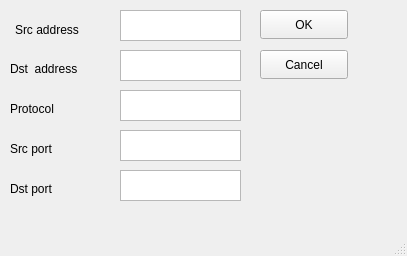
<?xml version="1.0" encoding="UTF-8"?>
<ui version="4.0">
 <class>MainWindow</class>
 <widget class="QMainWindow" name="MainWindow">
  <property name="geometry">
   <rect>
    <x>0</x>
    <y>0</y>
    <width>407</width>
    <height>256</height>
   </rect>
  </property>
  <property name="windowTitle">
   <string>Add Accept Source NAT</string>
  </property>
  <widget class="QWidget" name="centralwidget">
   <widget class="QLabel" name="label_2">
    <property name="geometry">
     <rect>
      <x>10</x>
      <y>60</y>
      <width>101</width>
      <height>17</height>
     </rect>
    </property>
    <property name="text">
     <string>Dst  address</string>
    </property>
   </widget>
   <widget class="QTextEdit" name="dstField">
    <property name="geometry">
     <rect>
      <x>120</x>
      <y>50</y>
      <width>121</width>
      <height>31</height>
     </rect>
    </property>
   </widget>
   <widget class="QLabel" name="label_4">
    <property name="geometry">
     <rect>
      <x>10</x>
      <y>100</y>
      <width>91</width>
      <height>17</height>
     </rect>
    </property>
    <property name="text">
     <string>Protocol</string>
    </property>
   </widget>
   <widget class="QTextEdit" name="srcportField">
    <property name="geometry">
     <rect>
      <x>120</x>
      <y>130</y>
      <width>121</width>
      <height>31</height>
     </rect>
    </property>
   </widget>
   <widget class="QPushButton" name="okButton">
    <property name="geometry">
     <rect>
      <x>260</x>
      <y>10</y>
      <width>88</width>
      <height>29</height>
     </rect>
    </property>
    <property name="text">
     <string>OK</string>
    </property>
   </widget>
   <widget class="QTextEdit" name="dstportField">
    <property name="geometry">
     <rect>
      <x>120</x>
      <y>170</y>
      <width>121</width>
      <height>31</height>
     </rect>
    </property>
   </widget>
   <widget class="QPushButton" name="cancelButton">
    <property name="geometry">
     <rect>
      <x>260</x>
      <y>50</y>
      <width>88</width>
      <height>29</height>
     </rect>
    </property>
    <property name="text">
     <string>Cancel</string>
    </property>
   </widget>
   <widget class="QTextEdit" name="srcField">
    <property name="geometry">
     <rect>
      <x>120</x>
      <y>10</y>
      <width>121</width>
      <height>31</height>
     </rect>
    </property>
   </widget>
   <widget class="QLabel" name="srcport">
    <property name="geometry">
     <rect>
      <x>10</x>
      <y>140</y>
      <width>91</width>
      <height>17</height>
     </rect>
    </property>
    <property name="text">
     <string>Src port</string>
    </property>
   </widget>
   <widget class="QTextEdit" name="protField">
    <property name="geometry">
     <rect>
      <x>120</x>
      <y>90</y>
      <width>121</width>
      <height>31</height>
     </rect>
    </property>
   </widget>
   <widget class="QLabel" name="label">
    <property name="geometry">
     <rect>
      <x>15</x>
      <y>20</y>
      <width>81</width>
      <height>20</height>
     </rect>
    </property>
    <property name="text">
     <string>Src address</string>
    </property>
   </widget>
   <widget class="QLabel" name="label_6">
    <property name="geometry">
     <rect>
      <x>10</x>
      <y>180</y>
      <width>91</width>
      <height>17</height>
     </rect>
    </property>
    <property name="text">
     <string>Dst port</string>
    </property>
   </widget>
  </widget>
  <widget class="QStatusBar" name="statusbar"/>
 </widget>
 <resources/>
 <connections/>
</ui>
